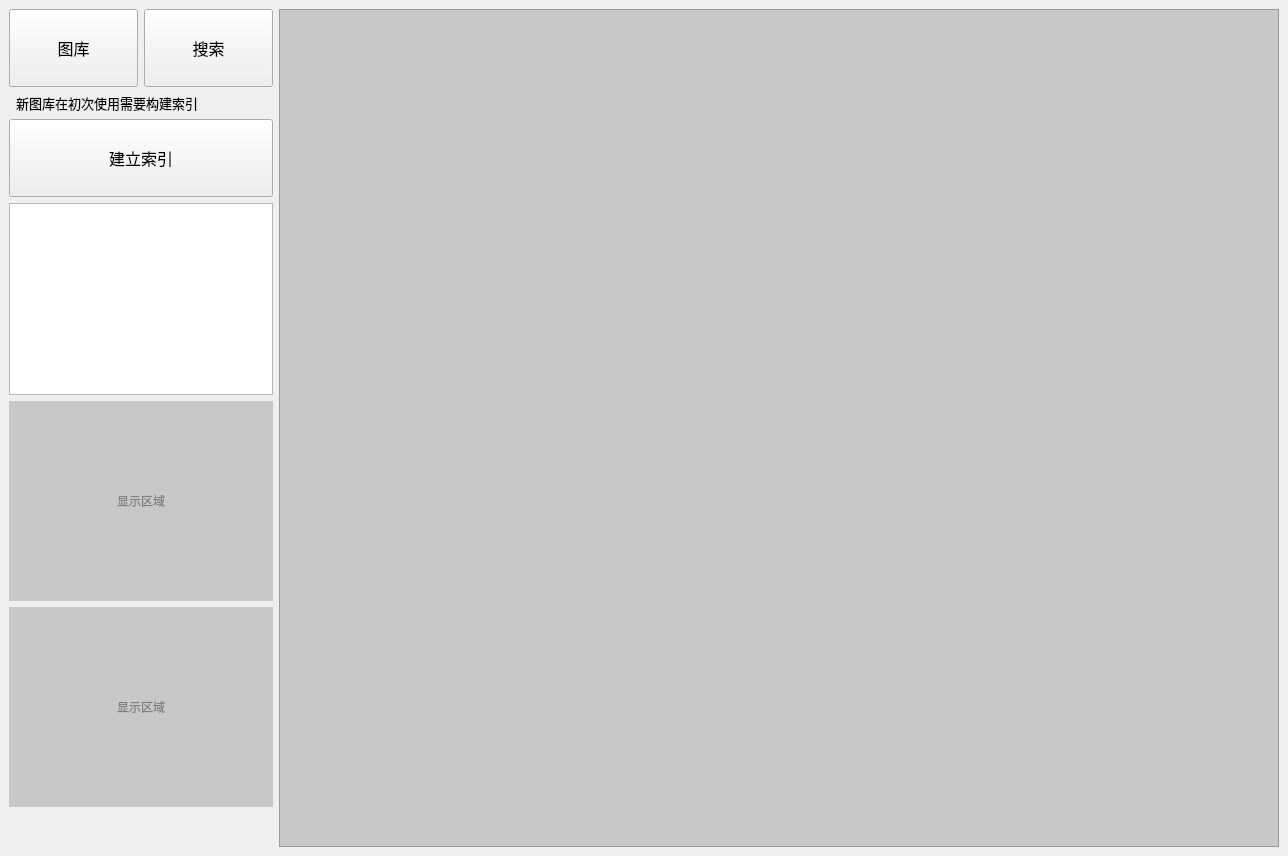
<?xml version="1.0" encoding="UTF-8"?>
<ui version="4.0">
 <class>MainWindow</class>
 <widget class="QMainWindow" name="MainWindow">
  <property name="windowModality">
   <enum>Qt::WindowModal</enum>
  </property>
  <property name="geometry">
   <rect>
    <x>0</x>
    <y>0</y>
    <width>1288</width>
    <height>856</height>
   </rect>
  </property>
  <property name="sizePolicy">
   <sizepolicy hsizetype="Fixed" vsizetype="Fixed">
    <horstretch>0</horstretch>
    <verstretch>2</verstretch>
   </sizepolicy>
  </property>
  <property name="windowTitle">
   <string>FaceSpy</string>
  </property>
  <property name="windowOpacity">
   <double>0.950000000000000</double>
  </property>
  <property name="layoutDirection">
   <enum>Qt::LeftToRight</enum>
  </property>
  <property name="autoFillBackground">
   <bool>false</bool>
  </property>
  <property name="dockOptions">
   <set>QMainWindow::AllowTabbedDocks|QMainWindow::AnimatedDocks</set>
  </property>
  <widget class="QWidget" name="centralwidget">
   <layout class="QHBoxLayout" name="horizontalLayout_3">
    <item>
     <layout class="QVBoxLayout" name="verticalLayout_4">
      <item>
       <layout class="QHBoxLayout" name="horizontalLayout_2">
        <item>
         <widget class="QPushButton" name="ImgsOpenButton">
          <property name="sizePolicy">
           <sizepolicy hsizetype="Expanding" vsizetype="Expanding">
            <horstretch>0</horstretch>
            <verstretch>0</verstretch>
           </sizepolicy>
          </property>
          <property name="maximumSize">
           <size>
            <width>150</width>
            <height>16777215</height>
           </size>
          </property>
          <property name="font">
           <font>
            <pointsize>12</pointsize>
           </font>
          </property>
          <property name="text">
           <string>图库</string>
          </property>
          <property name="icon">
           <iconset resource="design.qrc">
            <normaloff>:/icons/galaxyImgs.png</normaloff>:/icons/galaxyImgs.png</iconset>
          </property>
          <property name="iconSize">
           <size>
            <width>32</width>
            <height>32</height>
           </size>
          </property>
          <property name="checkable">
           <bool>true</bool>
          </property>
         </widget>
        </item>
        <item>
         <widget class="QPushButton" name="queryButton">
          <property name="sizePolicy">
           <sizepolicy hsizetype="Expanding" vsizetype="Expanding">
            <horstretch>0</horstretch>
            <verstretch>0</verstretch>
           </sizepolicy>
          </property>
          <property name="maximumSize">
           <size>
            <width>150</width>
            <height>16777215</height>
           </size>
          </property>
          <property name="font">
           <font>
            <pointsize>12</pointsize>
           </font>
          </property>
          <property name="text">
           <string>搜索</string>
          </property>
          <property name="icon">
           <iconset resource="design.qrc">
            <normaloff>:/icons/upload.png</normaloff>:/icons/upload.png</iconset>
          </property>
          <property name="iconSize">
           <size>
            <width>32</width>
            <height>32</height>
           </size>
          </property>
          <property name="checkable">
           <bool>true</bool>
          </property>
         </widget>
        </item>
       </layout>
      </item>
      <item>
       <widget class="QLabel" name="radiusMax_3">
        <property name="font">
         <font>
          <pointsize>10</pointsize>
         </font>
        </property>
        <property name="layoutDirection">
         <enum>Qt::LeftToRight</enum>
        </property>
        <property name="text">
         <string>新图库在初次使用需要构建索引</string>
        </property>
        <property name="alignment">
         <set>Qt::AlignLeading|Qt::AlignLeft|Qt::AlignVCenter</set>
        </property>
        <property name="indent">
         <number>7</number>
        </property>
       </widget>
      </item>
      <item>
       <widget class="QPushButton" name="faceDetectionButton">
        <property name="sizePolicy">
         <sizepolicy hsizetype="Expanding" vsizetype="Expanding">
          <horstretch>0</horstretch>
          <verstretch>0</verstretch>
         </sizepolicy>
        </property>
        <property name="maximumSize">
         <size>
          <width>300</width>
          <height>16777215</height>
         </size>
        </property>
        <property name="font">
         <font>
          <pointsize>12</pointsize>
         </font>
        </property>
        <property name="text">
         <string>建立索引</string>
        </property>
        <property name="icon">
         <iconset resource="design.qrc">
          <normaloff>:/icons/db.png</normaloff>:/icons/db.png</iconset>
        </property>
        <property name="iconSize">
         <size>
          <width>32</width>
          <height>32</height>
         </size>
        </property>
        <property name="checkable">
         <bool>true</bool>
        </property>
       </widget>
      </item>
      <item>
       <widget class="QListView" name="listView">
        <property name="maximumSize">
         <size>
          <width>300</width>
          <height>16777215</height>
         </size>
        </property>
        <property name="font">
         <font>
          <pointsize>8</pointsize>
         </font>
        </property>
        <property name="editTriggers">
         <set>QAbstractItemView::NoEditTriggers</set>
        </property>
       </widget>
      </item>
      <item>
       <layout class="QVBoxLayout" name="verticalLayout_2">
        <item>
         <widget class="QLabel" name="previewImg">
          <property name="sizePolicy">
           <sizepolicy hsizetype="Expanding" vsizetype="Expanding">
            <horstretch>0</horstretch>
            <verstretch>0</verstretch>
           </sizepolicy>
          </property>
          <property name="minimumSize">
           <size>
            <width>0</width>
            <height>200</height>
           </size>
          </property>
          <property name="maximumSize">
           <size>
            <width>300</width>
            <height>16777215</height>
           </size>
          </property>
          <property name="autoFillBackground">
           <bool>false</bool>
          </property>
          <property name="styleSheet">
           <string notr="true">background-color: rgb(200, 200, 200);
border-color: qradialgradient(spread:pad, cx:0.5, cy:0.5, radius:0.5, fx:0.5, fy:0.5, stop:0 rgba(255, 235, 235, 206), stop:0.35 rgba(255, 188, 188, 80), stop:0.4 rgba(255, 162, 162, 80), stop:0.425 rgba(255, 132, 132, 156), stop:0.44 rgba(252, 128, 128, 80), stop:1 rgba(255, 255, 255, 0));
color: rgba(53, 57, 59, 128);</string>
          </property>
          <property name="text">
           <string>显示区域</string>
          </property>
          <property name="alignment">
           <set>Qt::AlignCenter</set>
          </property>
         </widget>
        </item>
        <item>
         <widget class="QLabel" name="cropImgLabel">
          <property name="sizePolicy">
           <sizepolicy hsizetype="Expanding" vsizetype="Expanding">
            <horstretch>0</horstretch>
            <verstretch>0</verstretch>
           </sizepolicy>
          </property>
          <property name="minimumSize">
           <size>
            <width>0</width>
            <height>200</height>
           </size>
          </property>
          <property name="maximumSize">
           <size>
            <width>300</width>
            <height>16777215</height>
           </size>
          </property>
          <property name="autoFillBackground">
           <bool>false</bool>
          </property>
          <property name="styleSheet">
           <string notr="true">background-color: rgb(200, 200, 200);
border-color: qradialgradient(spread:pad, cx:0.5, cy:0.5, radius:0.5, fx:0.5, fy:0.5, stop:0 rgba(255, 235, 235, 206), stop:0.35 rgba(255, 188, 188, 80), stop:0.4 rgba(255, 162, 162, 80), stop:0.425 rgba(255, 132, 132, 156), stop:0.44 rgba(252, 128, 128, 80), stop:1 rgba(255, 255, 255, 0));
color: rgba(53, 57, 59, 128);</string>
          </property>
          <property name="text">
           <string>显示区域</string>
          </property>
          <property name="alignment">
           <set>Qt::AlignCenter</set>
          </property>
         </widget>
        </item>
        <item>
         <spacer name="verticalSpacer">
          <property name="orientation">
           <enum>Qt::Vertical</enum>
          </property>
          <property name="sizeHint" stdset="0">
           <size>
            <width>20</width>
            <height>40</height>
           </size>
          </property>
         </spacer>
        </item>
       </layout>
      </item>
     </layout>
    </item>
    <item>
     <widget class="QScrollArea" name="scrlArea">
      <property name="minimumSize">
       <size>
        <width>1000</width>
        <height>0</height>
       </size>
      </property>
      <property name="font">
       <font>
        <pointsize>10</pointsize>
       </font>
      </property>
      <property name="styleSheet">
       <string notr="true">background-color: rgb(200, 200, 200);
border-color: qradialgradient(spread:pad, cx:0.5, cy:0.5, radius:0.5, fx:0.5, fy:0.5, stop:0 rgba(255, 235, 235, 206), stop:0.35 rgba(255, 188, 188, 80), stop:0.4 rgba(255, 162, 162, 80), stop:0.425 rgba(255, 132, 132, 156), stop:0.44 rgba(252, 128, 128, 80), stop:1 rgba(255, 255, 255, 0));
color: rgba(53, 57, 59, 128);</string>
      </property>
      <property name="lineWidth">
       <number>3</number>
      </property>
      <property name="widgetResizable">
       <bool>true</bool>
      </property>
      <widget class="QWidget" name="scrollAreaWidgetContents_2">
       <property name="geometry">
        <rect>
         <x>0</x>
         <y>0</y>
         <width>998</width>
         <height>836</height>
        </rect>
       </property>
      </widget>
     </widget>
    </item>
   </layout>
  </widget>
 </widget>
 <resources>
  <include location="design.qrc"/>
 </resources>
 <connections/>
</ui>
